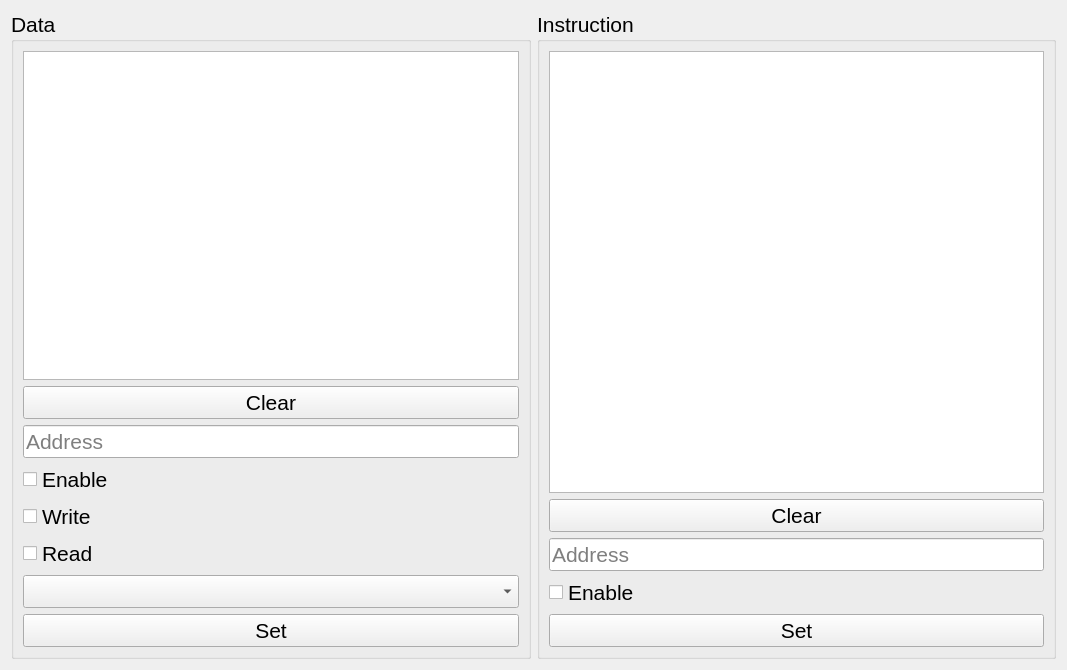
<?xml version="1.0" encoding="UTF-8"?>
<ui version="4.0">
 <class>BreakpointWidget</class>
 <widget class="QWidget" name="BreakpointWidget">
  <property name="geometry">
   <rect>
    <x>0</x>
    <y>0</y>
    <width>1067</width>
    <height>670</height>
   </rect>
  </property>
  <property name="windowTitle">
   <string>Form</string>
  </property>
  <layout class="QHBoxLayout" name="horizontalLayout">
   <item>
    <widget class="QGroupBox" name="groupBoxData">
     <property name="font">
      <font>
       <pointsize>16</pointsize>
      </font>
     </property>
     <property name="title">
      <string>Data</string>
     </property>
     <layout class="QVBoxLayout" name="verticalLayout_4">
      <item>
       <widget class="QTableView" name="tableViewData"/>
      </item>
      <item>
       <widget class="QPushButton" name="pushButtonDataClear">
        <property name="font">
         <font>
          <pointsize>16</pointsize>
         </font>
        </property>
        <property name="text">
         <string>Clear</string>
        </property>
       </widget>
      </item>
      <item>
       <widget class="QLineEdit" name="lineEditDataAddress">
        <property name="font">
         <font>
          <pointsize>16</pointsize>
         </font>
        </property>
        <property name="text">
         <string/>
        </property>
        <property name="placeholderText">
         <string>Address</string>
        </property>
       </widget>
      </item>
      <item>
       <widget class="QCheckBox" name="checkBoxDataEnable">
        <property name="font">
         <font>
          <pointsize>16</pointsize>
         </font>
        </property>
        <property name="text">
         <string>Enable</string>
        </property>
       </widget>
      </item>
      <item>
       <widget class="QCheckBox" name="checkBoxDataWrite">
        <property name="font">
         <font>
          <pointsize>16</pointsize>
         </font>
        </property>
        <property name="text">
         <string>Write</string>
        </property>
       </widget>
      </item>
      <item>
       <widget class="QCheckBox" name="checkBoxDataRead">
        <property name="font">
         <font>
          <pointsize>16</pointsize>
         </font>
        </property>
        <property name="text">
         <string>Read</string>
        </property>
       </widget>
      </item>
      <item>
       <widget class="QComboBox" name="comboBoxDataSize"/>
      </item>
      <item>
       <widget class="QPushButton" name="pushButtonSetData">
        <property name="font">
         <font>
          <pointsize>16</pointsize>
         </font>
        </property>
        <property name="text">
         <string>Set</string>
        </property>
       </widget>
      </item>
     </layout>
    </widget>
   </item>
   <item>
    <widget class="QGroupBox" name="groupBoxInstruction">
     <property name="font">
      <font>
       <pointsize>16</pointsize>
      </font>
     </property>
     <property name="title">
      <string>Instruction</string>
     </property>
     <layout class="QVBoxLayout" name="verticalLayout_3">
      <item>
       <widget class="QTableView" name="tableViewInstruction"/>
      </item>
      <item>
       <widget class="QPushButton" name="pushButtonInstructionClear">
        <property name="font">
         <font>
          <pointsize>16</pointsize>
         </font>
        </property>
        <property name="text">
         <string>Clear</string>
        </property>
       </widget>
      </item>
      <item>
       <widget class="QLineEdit" name="lineEditInstructionAddress">
        <property name="font">
         <font>
          <pointsize>16</pointsize>
         </font>
        </property>
        <property name="placeholderText">
         <string>Address</string>
        </property>
       </widget>
      </item>
      <item>
       <widget class="QCheckBox" name="checkBoxInstructionEnable">
        <property name="font">
         <font>
          <pointsize>16</pointsize>
         </font>
        </property>
        <property name="text">
         <string>Enable</string>
        </property>
       </widget>
      </item>
      <item>
       <widget class="QPushButton" name="pushButtonSetInstruction">
        <property name="font">
         <font>
          <pointsize>16</pointsize>
         </font>
        </property>
        <property name="text">
         <string>Set</string>
        </property>
       </widget>
      </item>
     </layout>
    </widget>
   </item>
  </layout>
 </widget>
 <resources/>
 <connections/>
</ui>
